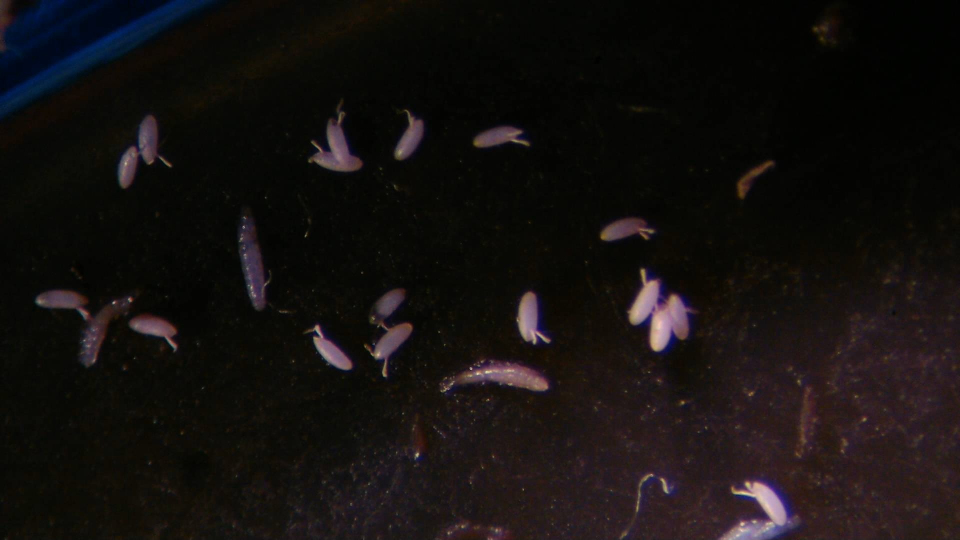
#> input picture Drosophila_melanogaster_microinjection/XYZ_Stage/starting_pos_needle_trial_11.jpg, 1920 x 1080 px (shown at 1/2 size)
$ python RGB2Greyscale.py
#> lines starting #> are read from the running program, lines starting #| are printed output that depends on the picture
from PIL import Image
import cv2
import numpy as np

img = Image.open('starting_pos_needle_trial_11.jpg').convert('LA')
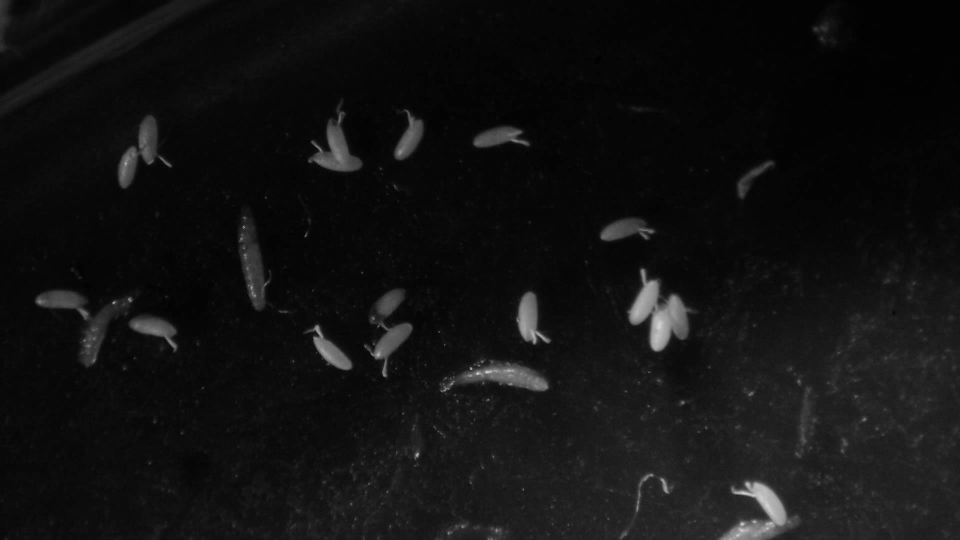
#> img: PIL image 1920x1080 LA (shown at 1/2 size); mean R, G, B, A 17.3, 17.3, 17.3, 255
img.save('greyscale.png')
pixel = cv2.imread('greyscale.png')
#> pixel: shape (1080, 1920, 3); min 0, max 230, mean 17.3
print(pixel[1079,1919,0])
#| 30
#print(pixel[0,0])
for i in range(0, 1080):
    for j in range(0, 1920):
        if pixel[i,j,0] >= 75 and pixel[i,j,1] >= 75 and pixel[i,j,2] >= 75:
            pixel[i,j] = [255,0,0]
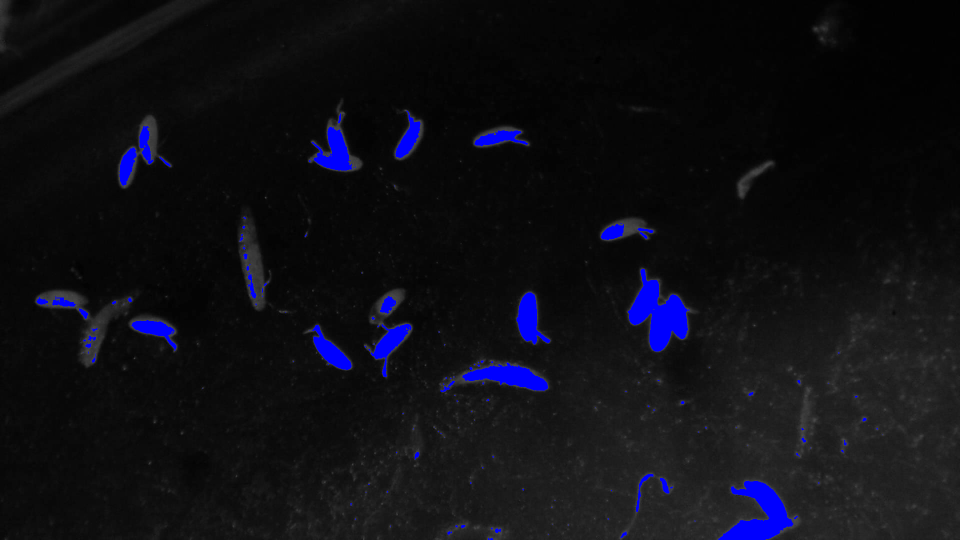
#> pixel: shape (1080, 1920, 3) (shown at 1/2 size); mean B, G, R 20.6, 14.6, 14.6

new_image = Image.fromarray(pixel)
new_image.save('new_image.png')

$ run again, with Drosophila_melanogaster_microinjection/XYZ_Stage/starting_pos_needle_trial_28.jpg copied over Drosophila_melanogaster_microinjection/XYZ_Stage/starting_pos_needle_trial_11.jpg
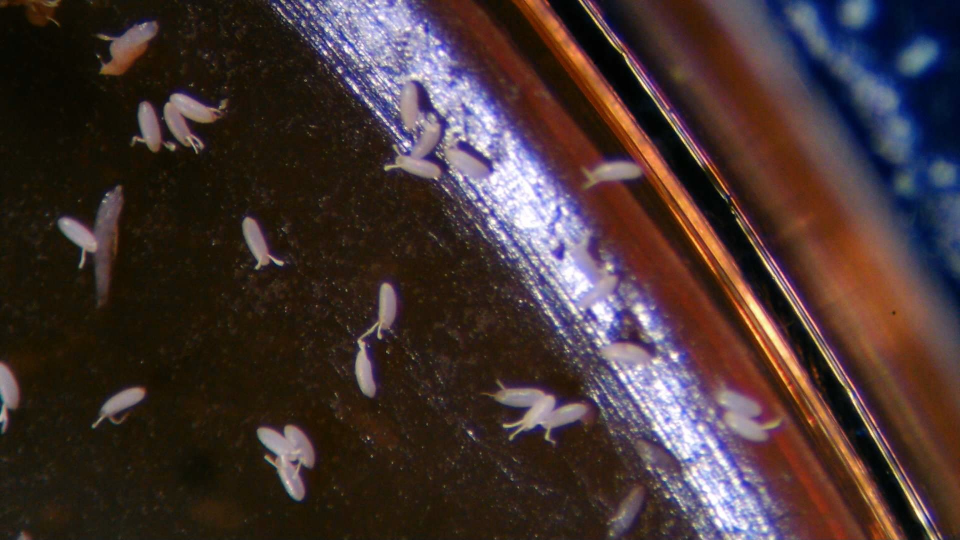
#> input picture Drosophila_melanogaster_microinjection/XYZ_Stage/starting_pos_needle_trial_28.jpg, 1920 x 1080 px (shown at 1/2 size)
#> `img = Image.open('starting_pos_needle_trial_11.jpg').convert('LA')`:
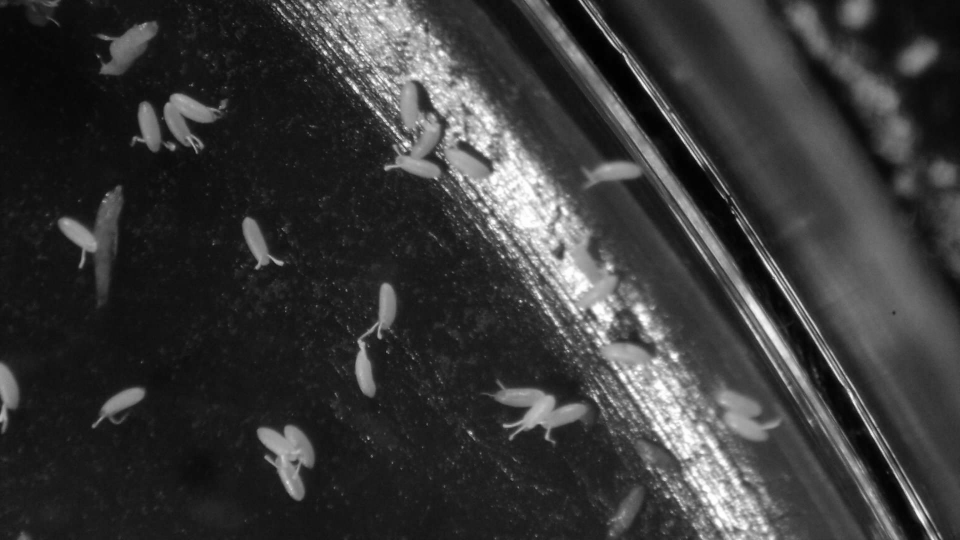
#> img: PIL image 1920x1080 LA (shown at 1/2 size); mean R, G, B, A 56.5, 56.5, 56.5, 255
#| 41
#> after the loop `for i in range(0, 1080):`:
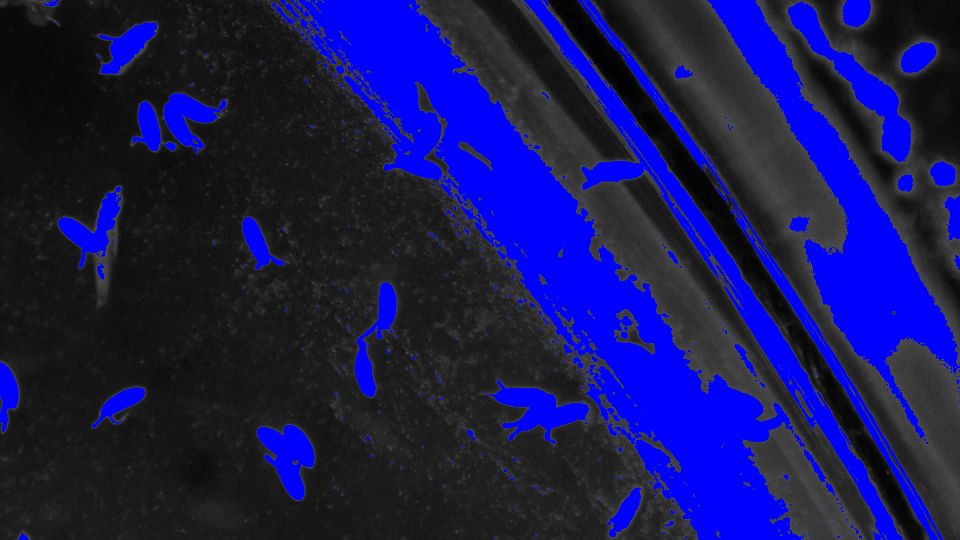
#> pixel: shape (1080, 1920, 3) (shown at 1/2 size); mean B, G, R 86.8, 24.9, 24.9

$ run again, with Drosophila_melanogaster_microinjection/XYZ_Stage/2.right.jpg copied over Drosophila_melanogaster_microinjection/XYZ_Stage/starting_pos_needle_trial_11.jpg
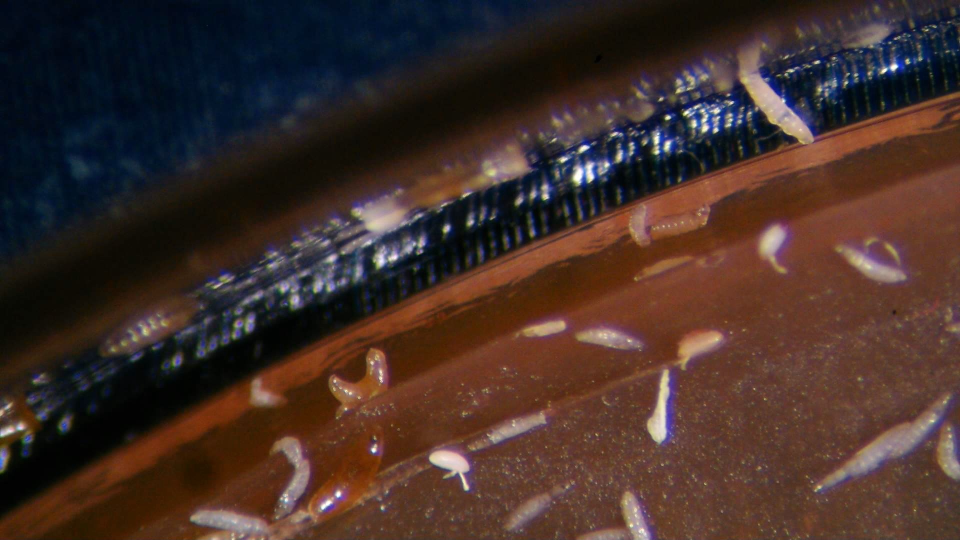
#> input picture Drosophila_melanogaster_microinjection/XYZ_Stage/2.right.jpg, 1920 x 1080 px (shown at 1/2 size)
#> `img = Image.open('starting_pos_needle_trial_11.jpg').convert('LA')`:
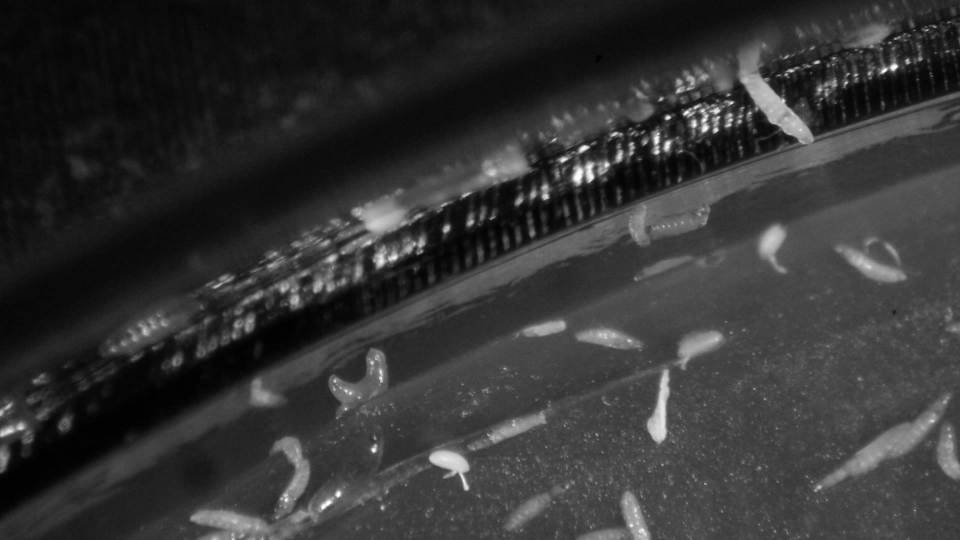
#> img: PIL image 1920x1080 LA (shown at 1/2 size); mean R, G, B, A 52.2, 52.2, 52.2, 255
#| 51
#> after the loop `for i in range(0, 1080):`:
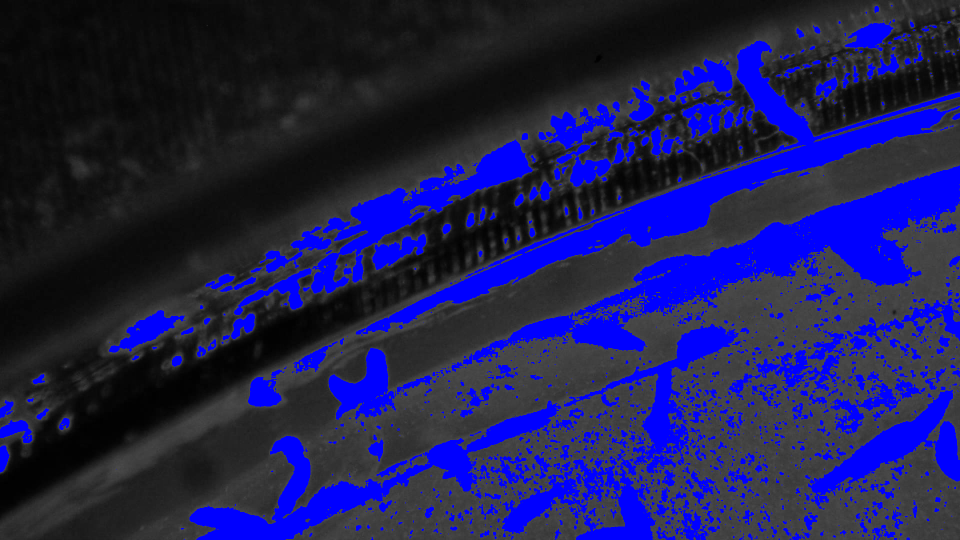
#> pixel: shape (1080, 1920, 3) (shown at 1/2 size); mean B, G, R 83.7, 31.3, 31.3
